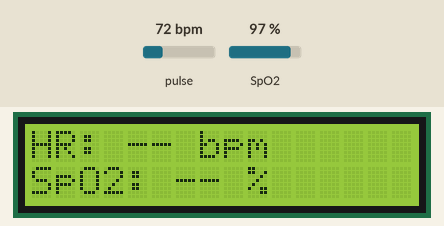
Recording of a sketch running on a simulated Arduino Uno, built with avr-gcc and run on an emulated ATmega328P. Shown: 16×2 character LCD. The test bench sets the inputs (shaded band); at power-on: pulse 72 bpm, SpO2 97 %. What the sketch prints to the serial monitor is not drawn.

Above: at 4.8 s.
4.9 s: pulse set to 42 bpm
At 7.6 s:
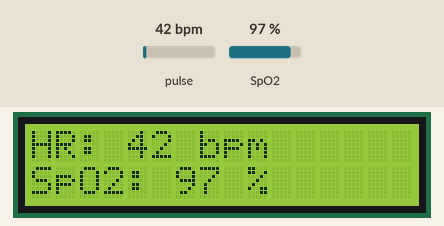
7.9 s: SpO2 set to 80 %
At 9.9 s:
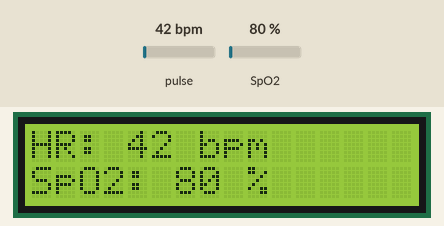
10.2 s: pulse set to 70 bpm
At 12.0 s:
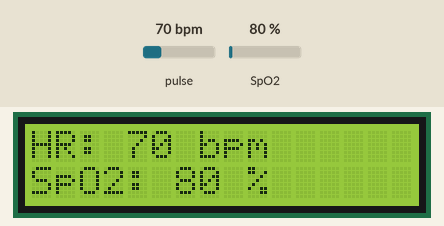
12.3 s: SpO2 set to 85 %
At 14.1 s:
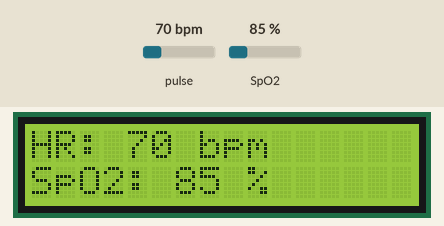
Timing chart, 0 to 15.3 s (numbered marks = the images above; inputs shaded):
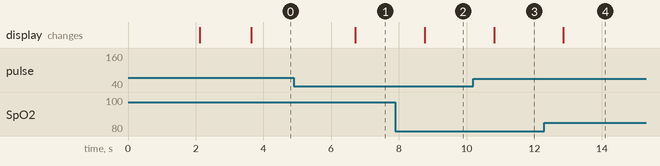

The sketch:

pulse_oximeter_lcd.ino
```cpp
/*
  Arduino Pulse Oximeter Prototype
  --------------------------------
  Hardware:
  - Arduino UNO / ATmega328P
  - MAX30100 pulse oximeter sensor module
  - 16x2 LCD with I2C backpack

  This code reads heart rate and SpO2 from the MAX30100 sensor and displays
  the values on a 16x2 I2C LCD. It is based on a bachelor project prototype
  and has been cleaned for GitHub portfolio use.

  Important:
  This is an educational prototype and is not intended for medical diagnosis,
  treatment, or clinical decision-making.
*/

#include <Wire.h>
#include <MAX30100_PulseOximeter.h>
#include <LiquidCrystal_I2C.h>

// -------------------- Configuration --------------------
#define REPORTING_PERIOD_MS 1000
#define LCD_I2C_ADDRESS 0x27
#define LCD_COLUMNS 16
#define LCD_ROWS 2

LiquidCrystal_I2C lcd(LCD_I2C_ADDRESS, LCD_COLUMNS, LCD_ROWS);
PulseOximeter pox;

uint32_t lastReportTime = 0;

// -------------------- Callback --------------------
void onBeatDetected() {
  Serial.println(F("Beat detected"));
}

// -------------------- LCD Helpers --------------------
void showStartupMessage() {
  lcd.clear();
  lcd.setCursor(0, 0);
  lcd.print(F("Pulse Oximeter"));
  lcd.setCursor(0, 1);
  lcd.print(F("Initializing..."));
}

void showSensorError() {
  lcd.clear();
  lcd.setCursor(0, 0);
  lcd.print(F("MAX30100 ERROR"));
  lcd.setCursor(0, 1);
  lcd.print(F("Check wiring"));
}

void showPlaceFingerMessage() {
  lcd.clear();
  lcd.setCursor(0, 0);
  lcd.print(F("Place finger"));
  lcd.setCursor(0, 1);
  lcd.print(F("on sensor"));
}

void printMeasurement(float heartRate, uint8_t spo2) {
  lcd.clear();

  lcd.setCursor(0, 0);
  lcd.print(F("HR: "));
  if (heartRate > 0.0) {
    lcd.print(heartRate, 0);
  } else {
    lcd.print(F("--"));
  }
  lcd.print(F(" bpm"));

  lcd.setCursor(0, 1);
  lcd.print(F("SpO2: "));
  if (spo2 > 0 && spo2 <= 100) {
    lcd.print(spo2);
  } else {
    lcd.print(F("--"));
  }
  lcd.print(F(" %"));
}

void printSerialMeasurement(float heartRate, uint8_t spo2) {
  Serial.print(F("Heart rate: "));
  Serial.print(heartRate);
  Serial.print(F(" bpm | SpO2: "));
  Serial.print(spo2);
  Serial.println(F(" %"));
}

// -------------------- Arduino Setup --------------------
void setup() {
  Serial.begin(115200);
  Wire.begin();

  lcd.init();
  lcd.backlight();
  showStartupMessage();

  delay(2000);

  if (!pox.begin()) {
    Serial.println(F("MAX30100 initialization failed. Check wiring and power."));
    showSensorError();

    // Keep the program alive so the error stays visible on LCD.
    while (true) {
      delay(1000);
    }
  }

  Serial.println(F("MAX30100 initialized successfully."));

  // LED current can be adjusted depending on sensor placement and signal quality.
  pox.setIRLedCurrent(MAX30100_LED_CURR_7_6MA);
  pox.setOnBeatDetectedCallback(onBeatDetected);

  showPlaceFingerMessage();
  delay(1500);
}

// -------------------- Main Loop --------------------
void loop() {
  // This function must be called as often as possible.
  pox.update();

  if (millis() - lastReportTime >= REPORTING_PERIOD_MS) {
    float heartRate = pox.getHeartRate();
    uint8_t spo2 = pox.getSpO2();

    printMeasurement(heartRate, spo2);
    printSerialMeasurement(heartRate, spo2);

    lastReportTime = millis();
  }
}
```

Measured:
- after the input at 4.9 s, the display: changes after 1.8 s (image 1)
- after the input at 7.9 s, the display: changes after 0.87 s (image 2)
- after the input at 10.2 s, the display: changes after 0.61 s (image 3)
- after the input at 12.3 s, the display: changes after 0.56 s (image 4)
